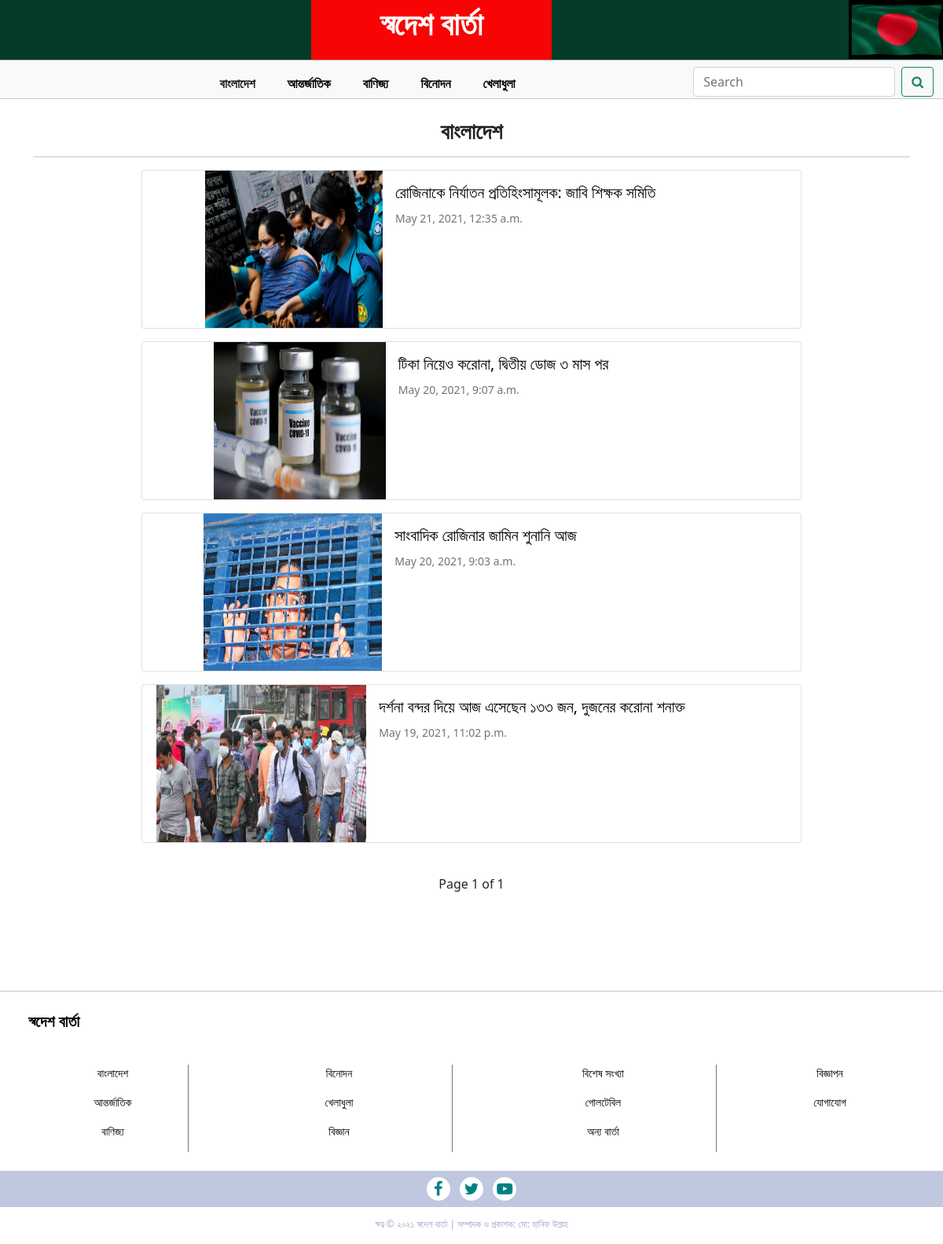
/news_Bangladesh/, run on the app's committed database.
### newspaper_project/models.py (models this page shows, shortened)
class Bangladesh(models.Model):
    Title = models.CharField(max_length=300)
    Content = models.TextField()
    content_image = models.ImageField(upload_to='Bangladesh_pic',verbose_name='Uplod Image')
    publish_time = models.DateTimeField(auto_now_add=True,null=True,blank=True)
    class Meta:
        ordering = ('-publish_time', )

### newspaper_project/views.py (the view)
# urls.py: path('news_Bangladesh/', views.news_Bangladesh, name='news_Bangladesh'),
def news_Bangladesh(request):
    news = models.Bangladesh.objects.all()
    paginator = Paginator(news,5)
    page_number = request.GET.get('page')
    page_obj = paginator.get_page(page_number)
    diction = {'page_obj':page_obj, 'headline':'বাংলাদেশ'}
    return render(request,'newspaper_project/news_all.html',context=diction)

### newspaper_project/templatetags/custom_filters.py (called while the page is built)
def model_name(value):
    return value.__class__.__name__

### templates/newspaper_project/news_all.html (shortened to what this page needs)
{% extends 'base.html' %}
{% load custom_filters %}
{% block body_block %}
    <h3 class="text-center"><b>{{headline}}</b></h3>
    <hr>
    {% for newses in page_obj %}
        <div class="card mb-3 mx-auto" style="max-width: 840px;">
            <div class="row g-0 mx-auto">
                <div class="col-md-4">
                    <img src="/media/{{ newses.content_image }}" alt="{{newses.Title}}" class="img-fluid" style="display: block; width: 100%; height: 200px;">
                </div>
                <div class="col-md-8">
                    <div class="card-body">
                        <a href="{% url 'newspaper_project:news_details' pk=newses.pk table=newses|model_name %}" style="text-decoration:none;color:black;"><h5 class="card-title">{{newses.Title}}</h5></a>
                        <p class="card-text"><small class="text-muted">{{ newses.publish_time }}</small></p>
                    </div>
                </div>
            </div>
      </div>
    {% endfor %}
     <div class="container p-4">
        <div class="pagination justify-content-center">
            <span class="step-links">
                <span class="current">
                    Page {{ page_obj.number }} of {{ page_obj.paginator.num_pages }}
                </span>
            </span>
            </div>
        </div>
{% endblock body_block %}

### data on the page
Bangladesh: content_image (picture), Title "রোজিনাকে নির্যাতন প্রতিহিংসামূলক: জাবি শিক্ষক সমিতি", publish_time "May 21, 2021, 12:35 a.m."
Bangladesh: content_image (picture), Title "টিকা নিয়েও করোনা, দ্বিতীয় ডোজ ৩ মাস পর", publish_time "May 20, 2021, 9:07 a.m."
Bangladesh: content_image (picture), Title "সাংবাদিক রোজিনার জামিন শুনানি আজ", publish_time "May 20, 2021, 9:03 a.m."
Bangladesh: content_image (picture), Title "দর্শনা বন্দর দিয়ে আজ এসেছেন ১৩৩ জন, দুজনের করোনা শনাক্ত", publish_time "May 19, 2021, 11:02 p.m."

### other printed values
{{ headline }} "বাংলাদেশ"
{{ page_obj.number }} "1"
{{ page_obj.paginator.num_pages }} "1"
